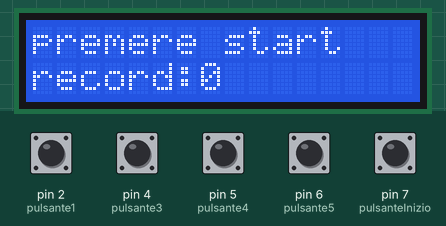
The sketch below on a simulated Arduino Uno, built with avr-gcc and run on an emulated ATmega328P. Parts: 16×2 character LCD. Inputs (shaded band) come from the test bench; at power-on: pin 2 (pulsante1), pin 4 (pulsante3), pin 5 (pulsante4), pin 6 (pulsante5), pin 7 (pulsanteInizio) LOW. Random numbers use the default seed unless the sketch sets one.

Above: at 1.2 s.
1.3 s: pin 7 (pulsanteInizio) pulled HIGH for 0.15 s
At 2.6 s:
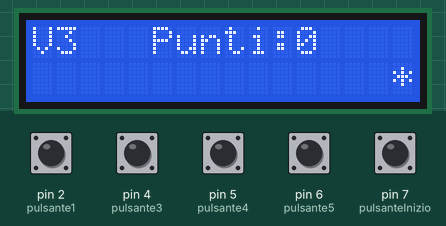
4.4 s: pin 6 (pulsante5) pulled HIGH for 0.15 s
At 4.9 s:
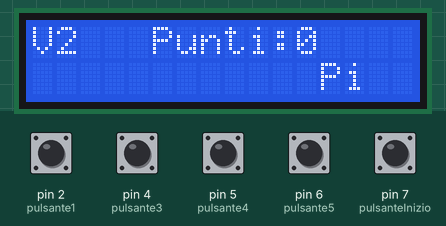
7.5 s: pin 5 (pulsante4) pulled HIGH for 0.15 s
At 8.5 s:
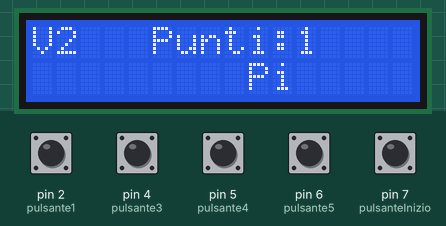
10.6 s: pin 4 (pulsante3) pulled HIGH for 0.15 s
At 11.8 s:
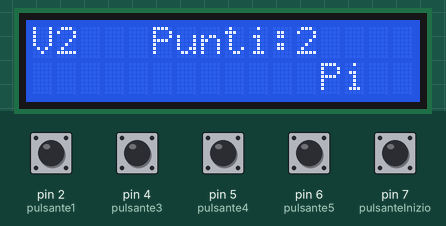
12.2 s: pin 5 (pulsante4) pulled HIGH for 1 s
At 13.3 s:
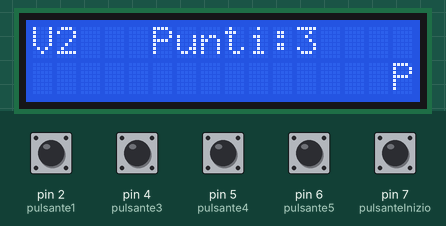
14.7 s: pin 6 (pulsante5) pulled HIGH for 1 s
At 15.2 s:
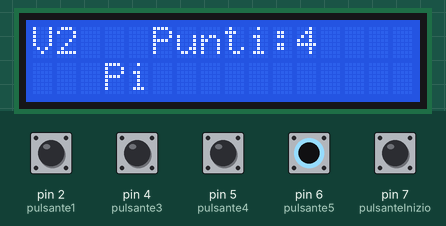
Timing chart, 0 to 17.7 s (numbered marks = the images above; inputs shaded):
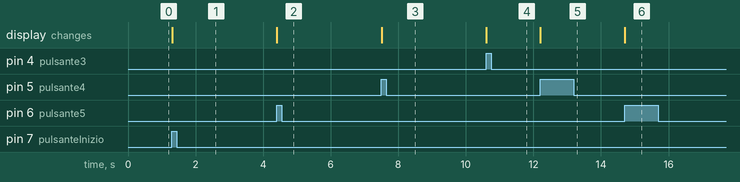

Measured:
- after the input at 1.3 s, the display: changes at once (image 1)
- after the input at 10.6 s, the display: changes at once (image 4)
- after the input at 12.2 s, the display: changes at once (image 5)

The sketch:

consegnaPiGrecoBozicBragagnolo.ino
```cpp
//REALIZZATO DA BOZIC SASA E BRAGAGNOLO RICCARDO 3BI

#include <LiquidCrystal.h>
LiquidCrystal lcd (13, 12, 11, 10, 9, 8);

int pulsante1;
int pulsante2;
int pulsante3;
int pulsante4;
int pulsante5;
int pulsanteInizio;
int pi;
int bomba;
int record;
int posvita;
int vita;
int punteggio;
int tempo;


void setup() {
 lcd.begin(16,2);
 pulsante1 = 2;
 pulsante2 = 3;
 pulsante3 = 4;
 pulsante4 = 5;
 pulsante5 = 6;
 pulsanteInizio = 7;
 pinMode(pulsante1, INPUT);
 pinMode(pulsante2, INPUT);
 pinMode(pulsante3, INPUT);
 pinMode(pulsante4, INPUT);
 pinMode(pulsante5, INPUT);
 pinMode(pulsanteInizio, INPUT);
}

void loop() {
  tempo = 5000;
  punteggio = 0;
  HomeScreen();
  pulsante(pulsanteInizio);
  Gioco(3);
}

void pulsante (int pulsantino)
{
  bool fine = false;
  while (!fine)
  {
    if(digitalRead(pulsantino)==HIGH)
    {
      fine = true;
    }
  }
}

void resultControl ()
{
  int tempoInizio = millis();
  int tempoSecondario;
  bool fine = false;
  bool piPressed = false;
  while (!fine)
  {
    if(posvita!= -1 && digitalRead(posvita ==HIGH))
    {
      vita++;
      fine = true;
    }
    else if(bomba!= -1 && digitalRead(bomba)==HIGH)
    {
      vita--;
      fine = true;
    }
    else if(pi != -1 && digitalRead(pi)==HIGH)
    {
      punteggio++;
      fine = true;
      piPressed = true;
    }
    tempoSecondario = millis();
    if(tempoSecondario-tempoInizio>tempo)
    {
      fine = true;
      if(piPressed == false && pi !=-1)
      {
        vita--;
      }
    }
    if (tempo>2000)
      {
        tempo - 200;
      }
  }
  RefreshScreen();
}

void Gioco (int numVite)
{
  vita = numVite;
  bool fine = false;
  int valoreRandom;
  RefreshScreen();
  while(!fine)
  {
    posvita= -1;
    bomba = -1;
    pi = -1;
    valoreRandom = random(1,11);
    if(valoreRandom >= 1 && valoreRandom <= 6)
    {
      pi = random (2,7);
      lcd.setCursor((pi-1)*3,1);
      lcd.print("Pi");
    }
    else if(valoreRandom>= 7 && valoreRandom<= 9)
    {
      bomba = random (2,7);
      lcd.setCursor((bomba-1)*3,1);
      lcd.print("*");
    }
    else
    {
      posvita = random (2,7);
      lcd.setCursor((posvita-1)*3,1);
      lcd.print("♥");
    }
    resultControl();
    if(punteggio > record)
    {
      record = punteggio;
    }
    if(vita==0)
    {
      fine = true;
    }
  }
}

void RefreshScreen()
{
  lcd.clear();
  lcd.setCursor(0,0);
  lcd.print("V"+String(vita));
  lcd.setCursor(5,0);
  lcd.print("Punti:" + String(punteggio));
}

void HomeScreen()
{
  lcd.clear();
  lcd.setCursor(0,0);
  lcd.print("premere start");
  lcd.setCursor(0,1);
  lcd.print("record:"+ String(record));
}
```
